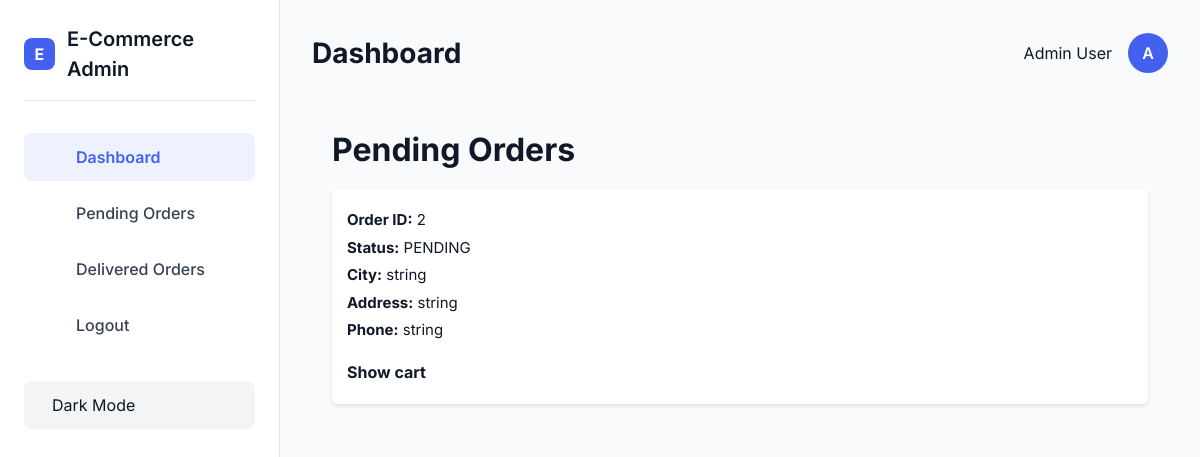
Page /dashboard/pending-orders/ on the earlier database version.
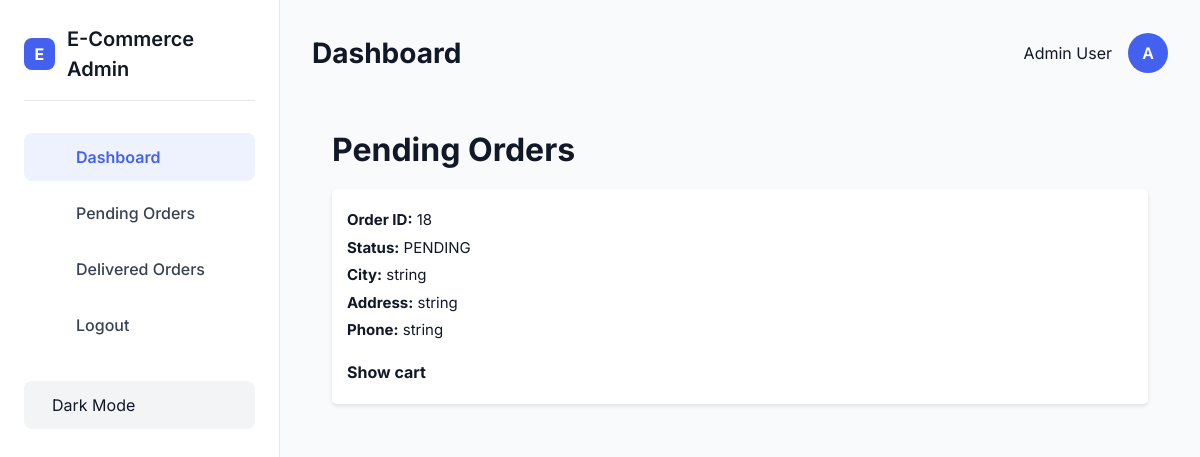
Same page on the later database version.
### apps/cart/models.py (models this page shows, shortened)
class Order(BaseModel):
    user = models.ForeignKey(
        'users.User',
        on_delete=models.CASCADE,
        blank=True,
        null=True,
        related_name='orders'
    )
    cart = models.ForeignKey(
        Cart,
        on_delete=models.CASCADE,
        blank=True,
        null=True,
        related_name='order'
    )
    status = models.CharField(
        max_length=20,
        choices=OrderStatus.choices,
        default=OrderStatus.PENDING,
    )
    city = models.CharField(max_length=100)
    address = models.CharField(max_length=120)
    phone = models.CharField(max_length=120)
    total_price = models.DecimalField(max_digits=10, decimal_places=2, null=True, blank=True)
    class Meta:
        ordering = ('-id',)

### apps/cart/views.py (the view)
# urls.py: path('pending-orders/', views.get_pending_orders, name='pending_orders'),
def get_pending_orders(request):
    orders = Order.objects.filter(status='PENDING').order_by('-id')
    paginator = Paginator(orders, 3)
    page = request.GET.get('page')
    page_obj = paginator.get_page(page)
    return render(request, 'orders/pending.html', {'page_obj': page_obj})

### templates/orders/pending.html (shortened to what this page needs)
{% extends 'base.html' %}
{% block content %}
<div id="pending-orders-container">
    <h1>Pending Orders</h1>
    <div id="pending-orders">
        {% if page_obj.object_list %}
            {% for order in page_obj.object_list %}
                <div class="order-card" id="order-{{ order.id }}" data-status="{{ order.status }}">
                    <p><strong>Order ID:</strong> {{ order.id }}</p>
                    <p><strong>Status:</strong> <span class="status-text">{{ order.status }}</span></p>
                    <p><strong>City:</strong> {{ order.city }}</p>
                    <p><strong>Address:</strong> {{ order.address }}</p>
                    <p><strong>Phone:</strong> {{ order.phone }}</p>
                    <a href="/management/{{ order.id }}/details/" class="cart-link">Show cart</a>
                    {% if order.status != "Delivered" %}
                        <button onclick="changeStatus({{ order.id }})" class="status-btn" data-order-id="{{ order.id }}">Mark as Delivered</button>
                    {% endif %}
                </div>
            {% endfor %}
        {% else %}
            <p class="no-orders">No pending orders found.</p>
        {% endif %}
    </div>
</div>
{% endblock %}

Differences in the rows shown:
no longer on this page (row edited): Order: id "2", status "PENDING", city "string", address "string", phone "string"
added Order: id "18", status "PENDING", city "string", address "string", phone "string"
